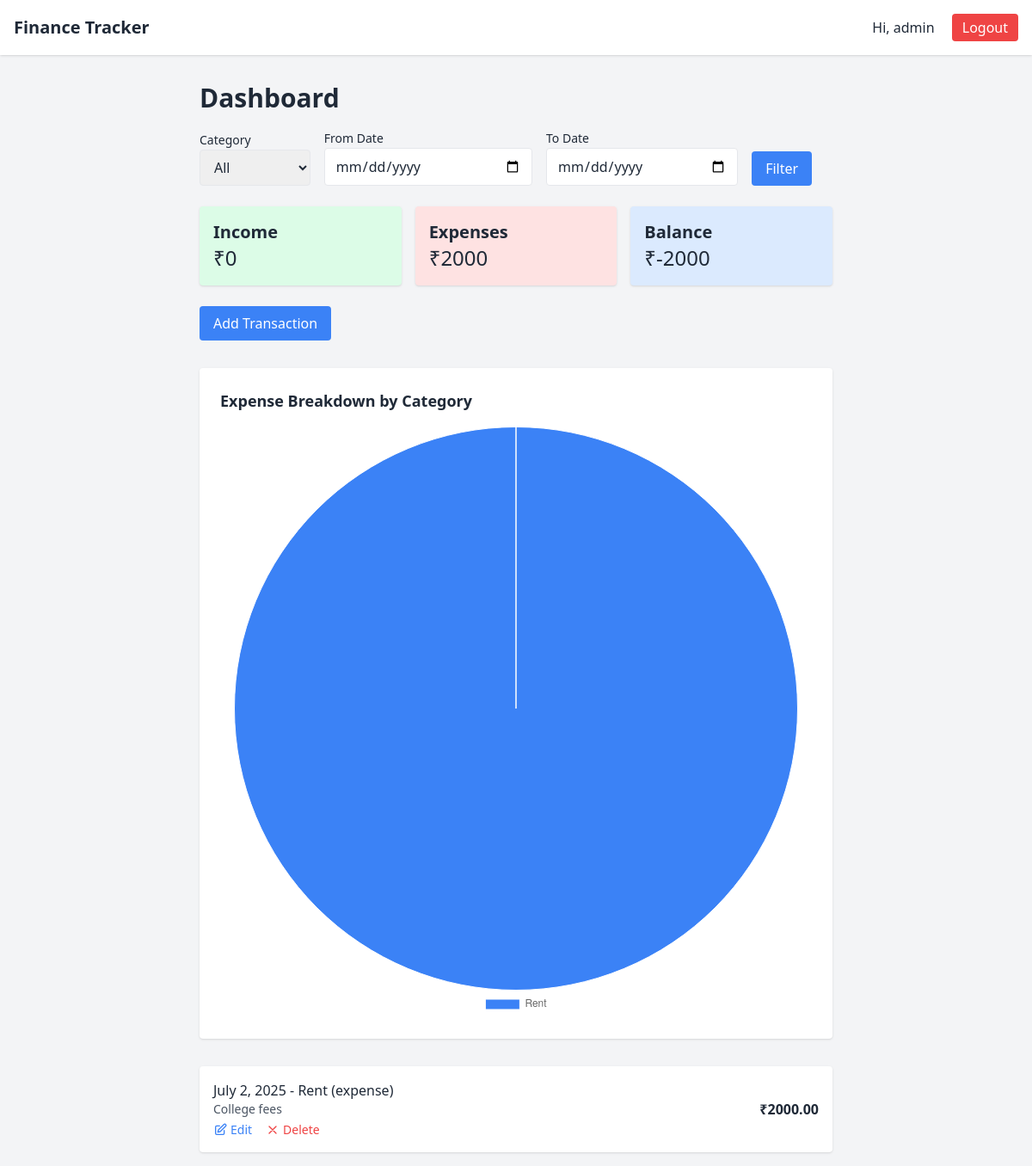
The app's page / (signed in), older data.
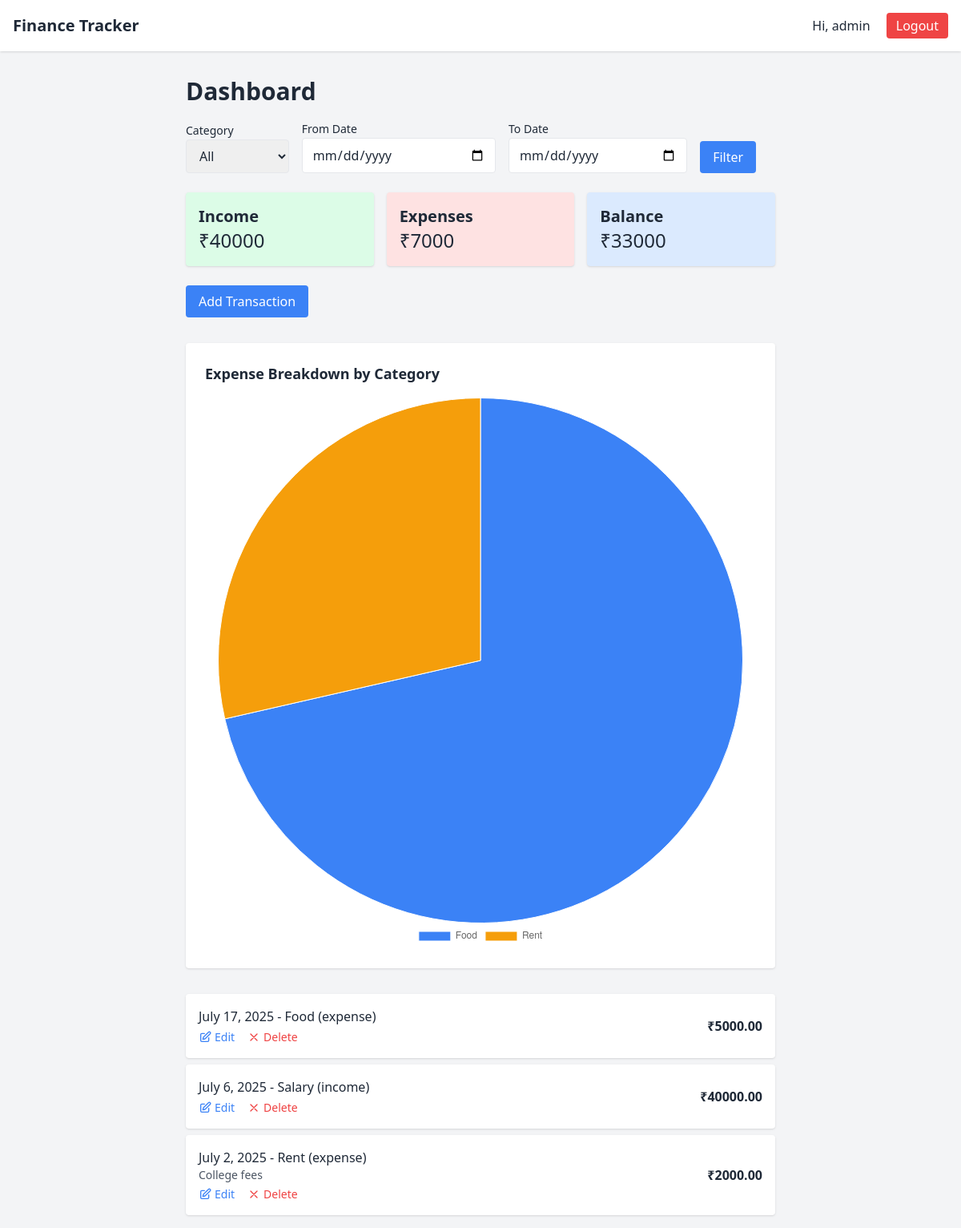
The same page, newer data.
### finance/models.py (models this page shows, shortened)
class Transaction(models.Model):
    TYPE_CHOICES = [
        ('income', 'Income'),
        ('expense', 'Expense'),
    ]
    user = models.ForeignKey(User, on_delete=models.CASCADE)
    type = models.CharField(max_length=7, choices=TYPE_CHOICES)
    category = models.ForeignKey(Category, on_delete=models.SET_NULL, null=True)
    amount = models.DecimalField(max_digits=10, decimal_places=2)
    description = models.TextField(blank=True)
    date = models.DateField()

class Category(models.Model):
    CATEGORY_TYPES = (
        ('income', 'Income'),
        ('expense', 'Expense'),
    )
    name = models.CharField(max_length=100)
    type = models.CharField(max_length=10, choices=CATEGORY_TYPES, default='expense')
    def __str__(self):
        return self.name

### finance/views.py (the view)
# urls.py: path('', views.dashboard, name='dashboard'),
@login_required
def dashboard(request):
    transactions = Transaction.objects.filter(user=request.user).order_by('-date')
    categories = Category.objects.all()
    category_id = request.GET.get('category')
    start_date = request.GET.get('start_date')
    end_date = request.GET.get('end_date')
    if category_id and category_id != "all":
        transactions = transactions.filter(category_id=category_id)
    if start_date:
        transactions = transactions.filter(date__gte=start_date)
    if end_date:
        transactions = transactions.filter(date__lte=end_date)
    total_income = transactions.filter(type='income').aggregate(total=Sum('amount'))['total'] or 0
    total_expense = transactions.filter(type='expense').aggregate(total=Sum('amount'))['total'] or 0
    balance = total_income - total_expense
    category_totals = (
    transactions
    .filter(type='expense')
    .values('category__name')  # Removed 'category__color'
    .annotate(total=Sum('amount'))
    .order_by('-total')
    )
    labels = [item['category__name'] for item in category_totals]
    data = [float(item['total']) for item in category_totals]  # Convert Decimal to float
    colors = [item['category__color'] for item in category_totals] if category_totals[0].get('category__color') else None
    context = {
        'transactions': transactions[:10],  # Limit to recent 10 transactions
        'total_income': total_income,
        'total_expense': total_expense,
        'balance': balance,
        'categories': categories,
        'selected_category': category_id,
        'start_date': start_date,
        'end_date': end_date,
        'chart_labels': mark_safe(json.dumps(labels)),  # Safe JSON
        'chart_data': mark_safe(json.dumps(data)),      # Safe JSON
        'chart_colors': mark_safe(json.dumps(colors)) if colors else None,
    }
    return render(request, 'finance/dashboard.html', context)

### templates/finance/dashboard.html (shortened to what this page needs)
{% extends 'base.html' %}
{% block content %}
<h1 class="text-3xl font-bold mb-4">Dashboard</h1>
<form method="get" class="flex flex-wrap items-end gap-4 mb-6">
  <div>
  <label class="text-sm font-medium">Category</label>
  <select name="category" class="w-full px-3 py-2 border rounded">
    <option value="all">All</option>
  </select>
</div>
  <div>
    <label class="text-sm font-medium">From Date</label>
    <input type="date" name="start_date" value="{{ start_date }}" class="w-full px-3 py-2 border rounded">
  </div>
  <div>
    <label class="text-sm font-medium">To Date</label>
    <input type="date" name="end_date" value="{{ end_date }}" class="w-full px-3 py-2 border rounded">
  </div>
  <button type="submit" class="bg-blue-500 text-white px-4 py-2 rounded hover:bg-blue-600">
    Filter
  </button>
</form>
<div class="grid grid-cols-3 gap-4 mb-6">
  <div class="bg-green-100 p-4 rounded shadow">
    <h2 class="text-xl font-semibold">Income</h2>
    <p class="text-2xl">₹{{ total_income }}</p>
  </div>
  <div class="bg-red-100 p-4 rounded shadow">
    <h2 class="text-xl font-semibold">Expenses</h2>
    <p class="text-2xl">₹{{ total_expense }}</p>
  </div>
  <div class="bg-blue-100 p-4 rounded shadow">
    <h2 class="text-xl font-semibold">Balance</h2>
    <p class="text-2xl">₹{{ balance }}</p>
  </div>
</div>
<a href="{% url 'add_transaction' %}" class="inline-block bg-blue-500 text-white px-4 py-2 rounded hover:bg-blue-600">Add Transaction</a>
<div class="my-8 p-6 bg-white rounded shadow">
  <h2 class="text-lg font-bold mb-4">Expense Breakdown by Category</h2>
  <canvas id="expenseChart" width="400" height="300"></canvas>
</div>
<script>
  const ctx = document.getElementById("expenseChart").getContext('2d');
  const expenseChart = new Chart(ctx, {
    type: 'pie',
    data: {
      labels: {{ chart_labels|safe }},
      datasets: [{
        data: {{ chart_data|safe }},
        backgroundColor: [
          '#3b82f6', '#f59e0b', '#10b981', '#ef4444', '#8b5cf6',
          '#6366f1', '#f87171', '#34d399', '#facc15', '#a78bfa'
        ],
        borderWidth: 1
      }]
    },
    options: {
      responsive: true,
      plugins: {
        legend: {
          position: 'bottom'
        },
        tooltip: {
          callbacks: {
            label: function(context) {
              return `₹${context.parsed}`;
            }
          }
        }
      }
    }
  });
</script>
<ul class="mt-6 space-y-2">
  {% for t in transactions %}
    <li class="bg-white p-4 rounded shadow flex justify-between items-center">
      <div>
        <div class="font-medium">{{ t.date }} - {{ t.category }} ({{ t.type }})</div>
        <div class="text-sm text-gray-600">{{ t.description }}</div>
        <div class="mt-1 flex items-center gap-4 text-sm">
          <a href="{% url 'edit_transaction' t.id %}" class="flex items-center text-blue-500 hover:underline">
            <svg xmlns="http://www.w3.org/2000/svg" class="w-4 h-4 mr-1" fill="none" viewBox="0 0 24 24" stroke="currentColor">
              <path stroke-linecap="round" stroke-linejoin="round" stroke-width="2" d="M11 5H6a2 2 0 00-2 2v11a2 2 0 002 2h11a2 2 0 002-2v-5M18.5 2.5a2.121 2.121 0 013 3L12 15l-4 1 1-4 9.5-9.5z" />
            </svg>
            Edit
          </a>
          <a href="{% url 'delete_transaction' t.id %}" class="flex items-center text-red-500 hover:underline">
            <svg xmlns="http://www.w3.org/2000/svg" class="w-4 h-4 mr-1" fill="none" viewBox="0 0 24 24" stroke="currentColor">
              <path stroke-linecap="round" stroke-linejoin="round" stroke-width="2" d="M6 18L18 6M6 6l12 12" />
            </svg>
            Delete
          </a>
        </div>
      </div>
      <div class="font-semibold">₹{{ t.amount }}</div>
    </li>
  {% empty %}
    <li>No transactions found.</li>
  {% endfor %}
</ul>
{% endblock %}

### templates/base.html (shortened to what this page needs)
<!DOCTYPE html>
<html lang="en">
<head>
    <script src="https://cdn.tailwindcss.com"></script>
</head>
<body class="bg-gray-100 text-gray-800 min-h-screen">
    <nav class="bg-white shadow p-4 flex justify-between items-center">
        <div class="text-xl font-bold">Finance Tracker</div>
        <div>
            {% if user.is_authenticated %}
                <span class="mr-4">Hi, {{ user.username }}</span>
                <form method="post" action="{% url 'logout' %}" class="inline">
                    <button class="bg-red-500 text-white px-3 py-1 rounded hover:bg-red-600">Logout</button>
                </form>
            {% else %}
                <a href="{% url 'login' %}" class="text-blue-500 hover:underline mr-4">Login</a>
                <a href="{% url 'register' %}" class="text-blue-500 hover:underline">Register</a>
            {% endif %}
        </div>
    </nav>
    <main class="max-w-3xl mx-auto p-4">
        {% block content %}{% endblock %}
    </main>
</body>
</html>

Row changes from the older to the newer data that the page shows:
added Transaction: date "July 17, 2025", category "Food", type "expense", amount "5000.00"
added Transaction: date "July 6, 2025", category "Salary", type "income", amount "40000.00"
Text that changed along with them:
{{ total_income }}: "0" → "40000"
{{ total_expense }}: "2000" → "7000"
{{ balance }}: "-2000" → "33000"
chart data {{ chart_labels|safe }}: ["Rent"] → ["Food", "Rent"]
chart data {{ chart_data|safe }}: [2000.0] → [5000.0, 2000.0]
